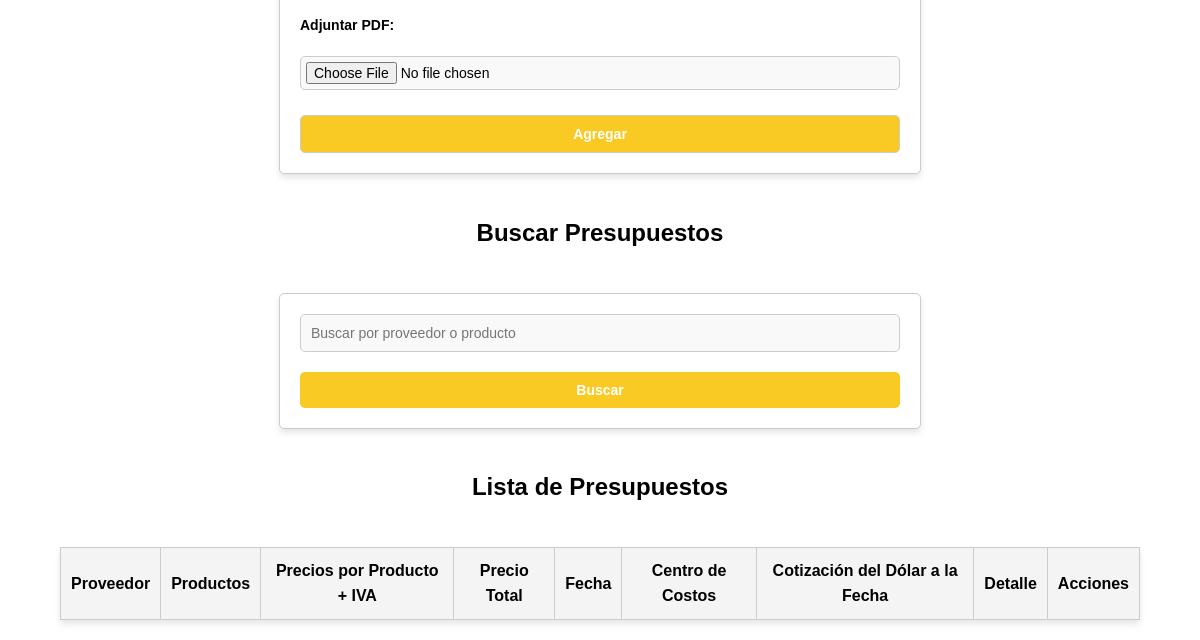
Page /presupuestos (lower part) on the earlier database version.
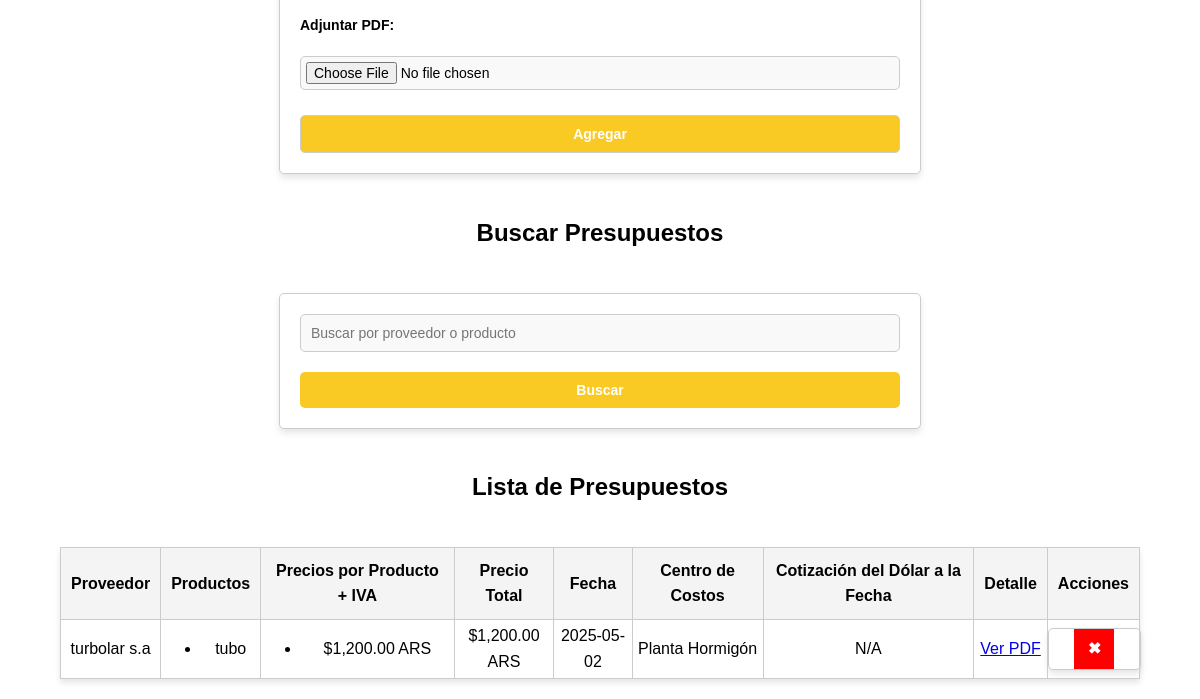
Same page on the later database version.
### tables this page shows
CREATE TABLE presupuestos (
        id INTEGER PRIMARY KEY AUTOINCREMENT,
        proveedor_id INTEGER NOT NULL,
        producto_nombre TEXT NOT NULL,
        precio REAL NOT NULL,
        fecha DATE NOT NULL,
        centro_costo_id TEXT NOT NULL, pdf_path TEXT, moneda TEXT, cotizacion_dolar REAL, precio_total REAL DEFAULT 0.0,
        FOREIGN KEY (proveedor_id) REFERENCES "proveedores_backup" (id)
    );

### appy.py (the view, shortened to what this page needs)
@app.route('/')
@app.route('/presupuestos', methods=['GET', 'POST'])
def presupuestos():
    conn = obtener_conexion()
    cursor = conn.cursor()
    search_query = request.args.get('search', '').strip()  # Obtener el término de búsqueda
    if search_query:  # Si hay un término de búsqueda
        cursor.execute('''
            SELECT pr.id, p.razonsocial AS proveedor, GROUP_CONCAT(pr.producto_nombre) AS productos,
                   GROUP_CONCAT(pr.precio) AS precios, pr.moneda, pr.fecha, cc.nombre AS centro_costo, pr.pdf_path,
                   COALESCE(pr.cotizacion_dolar, 0.0) AS cotizacion_dolar, MAX(pr.precio_total) AS precio_total
            FROM presupuestos pr
            JOIN proveedores p ON pr.proveedor_id = p.id
            JOIN centros_costos cc ON pr.centro_costo_id = cc.id
            WHERE p.razonsocial LIKE ? OR pr.producto_nombre LIKE ?
            GROUP BY pr.id, p.razonsocial, pr.moneda, pr.fecha, cc.nombre, pr.pdf_path, pr.cotizacion_dolar
        ''', (f'%{search_query}%', f'%{search_query}%'))
    else:  # Si no hay término de búsqueda, mostrar todos los presupuestos
        cursor.execute('''
            SELECT pr.id, p.razonsocial AS proveedor, GROUP_CONCAT(pr.producto_nombre) AS productos,
                   GROUP_CONCAT(pr.precio) AS precios, pr.moneda, pr.fecha, cc.nombre AS centro_costo, pr.pdf_path,
                   COALESCE(pr.cotizacion_dolar, 0.0) AS cotizacion_dolar, MAX(pr.precio_total) AS precio_total
            FROM presupuestos pr
            JOIN proveedores p ON pr.proveedor_id = p.id
            JOIN centros_costos cc ON pr.centro_costo_id = cc.id
            GROUP BY pr.id, p.razonsocial, pr.moneda, pr.fecha, cc.nombre, pr.pdf_path, pr.cotizacion_dolar
        ''')
    presupuestos = cursor.fetchall()
    presupuestos_procesados = []
    for presupuesto in presupuestos:
        productos = presupuesto['productos'].split(',') if presupuesto['productos'] else []
        precios = [float(precio) for precio in presupuesto['precios'].split(',')] if presupuesto['precios'] else []
        presupuestos_procesados.append({
            'id': presupuesto['id'],
            'proveedor': presupuesto['proveedor'],
            'productos': productos,
            'precios': precios,
            'precio_total': presupuesto['precio_total'] if presupuesto['precio_total'] is not None else 0.0,  # Asegurar valor predeterminado
            'moneda': presupuesto['moneda'],
            'fecha': presupuesto['fecha'],
            'centro_costo': presupuesto['centro_costo'],
            'cotizacion_dolar': presupuesto['cotizacion_dolar'],
            'pdf_path': presupuesto['pdf_path']
        })
    cursor.execute('SELECT id, razonsocial FROM proveedores ORDER BY razonsocial ASC')
    proveedores = cursor.fetchall()
    cursor.execute('SELECT id, nombre FROM centros_costos')
    centros_costos = cursor.fetchall()
    conn.close()
    return render_template('presupuestos.html', presupuestos=presupuestos_procesados, proveedores=proveedores, centros_costos=centros_costos, search_query=search_query)

### appy.py (called while the page is built)
def obtener_conexion():
    conn = sqlite3.connect('empresa.db', check_same_thread=False)
    conn.row_factory = sqlite3.Row
    return conn

### templates/presupuestos.html (shortened to what this page needs)
<!DOCTYPE html>
<html lang="es">
<head>
    <link rel="stylesheet" href="{{ url_for('static', filename='css/styles.css') }}">
</head>
<body>
    <form action="{{ url_for('presupuestos') }}" method="POST" enctype="multipart/form-data">
        <label for="archivo_pdf">Adjuntar PDF:</label>
        <input type="file" name="archivo_pdf" accept="application/pdf">
        <button type="submit">Agregar</button>
    </form>
    <h2>Buscar Presupuestos</h2>
    <form action="{{ url_for('presupuestos') }}" method="GET" class="search-form">
        <input type="text" name="search" placeholder="Buscar por proveedor o producto" value="{{ search_query }}">
        <button type="submit">Buscar</button>
    </form>
    <h2>Lista de Presupuestos</h2>
    <table>
        <thead>
            <tr>
                <th>Proveedor</th>
                <th>Productos</th>
                <th>Precios por Producto + IVA</th>
                <th>Precio Total</th>
                <th>Fecha</th>
                <th>Centro de Costos</th>
                <th>Cotización del Dólar a la Fecha</th>
                <th>Detalle</th>
                <th>Acciones</th>
            </tr>
        </thead>
        <tbody>
            {% for presupuesto in presupuestos %}
            <tr>
                <td>{{ presupuesto.proveedor }}</td>
                <td>
                    <ul>
                        {% for producto in presupuesto.productos %}
                        <li>{{ producto }}</li>
                        {% endfor %}
                    </ul>
                </td>
                <td>
                    <ul>
                        {% for precio in presupuesto.precios %}
                        <li>${{ "{:,.2f}".format(precio) }} {{ presupuesto.moneda }}</li>
                        {% endfor %}
                    </ul>
                </td>
                <td>${{ "{:,.2f}".format(presupuesto.precio_total) }} {{ presupuesto.moneda }}</td>
                <td>{{ presupuesto.fecha }}</td>
                <td>{{ presupuesto.centro_costo }}</td>
                <td>
                    {% if presupuesto.cotizacion_dolar %}
                        ${{ "{:,.2f}".format(presupuesto.cotizacion_dolar) }}
                    {% else %}
                        N/A
                    {% endif %}
                </td>
                <td>
                    {% if presupuesto.pdf_path %}
                    <a href="{{ url_for('uploaded_file', filename=presupuesto.pdf_path) }}" target="_blank">Ver PDF</a>
                    {% else %}
                    No disponible
                    {% endif %}
                </td>
                <td>
                    <form action="{{ url_for('eliminar_presupuesto', presupuesto_id=presupuesto.id) }}" method="POST">
                        <button type="submit" class="btn-eliminar"></button>
                    </form>
                </td>
            </tr>
            {% endfor %}
        </tbody>
    </table>
</body>
</html>

### static/css/styles.css (style rules this page uses)
body { font-family: 'Arial', sans-serif; margin: 0; padding: 0; background-color: white; color: black; line-height: 1.6; display: flex; flex-direction: column; align-items: center; justify-content: flex-start; min-height: 100vh; }
form { margin: 20px auto; padding: 20px; max-width: 600px; width: 100%; border: 1px solid #ccc; border-radius: 5px; background-color: white; box-shadow: 0px 4px 6px rgba(0, 0, 0, 0.1); display: flex; flex-direction: column; gap: 15px; }
label { font-weight: bold; margin-bottom: 5px; font-size: 14px; }
input, select, button, textarea { width: 100%; padding: 10px; font-size: 14px; border: 1px solid #ccc; border-radius: 5px; background-color: #f9f9f9; box-sizing: border-box; }
input[type="file"] { padding: 5px; }
button { background-color: #f9ca24; color: white; font-weight: bold; cursor: pointer; transition: background-color 0.3s ease; margin-top: 10px; }
.search-form { display: flex; align-items: center; justify-content: center; gap: 10px; max-width: 600px; width: 100%; margin: 20px auto; }
.search-form input { flex: 1; padding: 10px; font-size: 14px; border: 1px solid #ccc; border-radius: 5px; background-color: #f9f9f9; box-sizing: border-box; }
.search-form button { flex-shrink: 0; padding: 10px 15px; font-size: 14px; border: none; border-radius: 5px; background-color: #f9ca24; color: white; font-weight: bold; cursor: pointer; transition: background-color 0.3s ease; }
table { width: 90%; margin: 20px auto; border-collapse: collapse; background-color: white; border: 1px solid #ccc; box-shadow: 0px 4px 6px rgba(0, 0, 0, 0.1); text-align: center; }
th, td { border: 1px solid #ccc; padding: 10px; }
th { background-color: #f4f4f4; font-weight: bold; }
td { color: black; vertical-align: middle; text-align: center; padding: 0; }
table td form { display: flex; align-items: center; justify-content: center; height: 100%; margin: 0; padding: 0; }
table td button.btn-eliminar { background-color: red; color: white; border: none; width: 40px; height: 40px; border-radius: 0; cursor: pointer; font-size: 16px; font-weight: bold; transition: background-color 0.3s ease; display: flex; align-items: center; justify-content: center; margin: 0; outline: none; box-shadow: none; }
table td button.btn-eliminar::after { content: '✖'; font-size: 16px; color: white; }

Differences in the rows shown:
added presupuestos: proveedor "turbolar s.a", productos "tubo", precio "1,200.00", moneda "ARS", precio_total "1,200.00", moneda "ARS", fecha "2025-05-02", centro_costo "Planta Hormigón"
